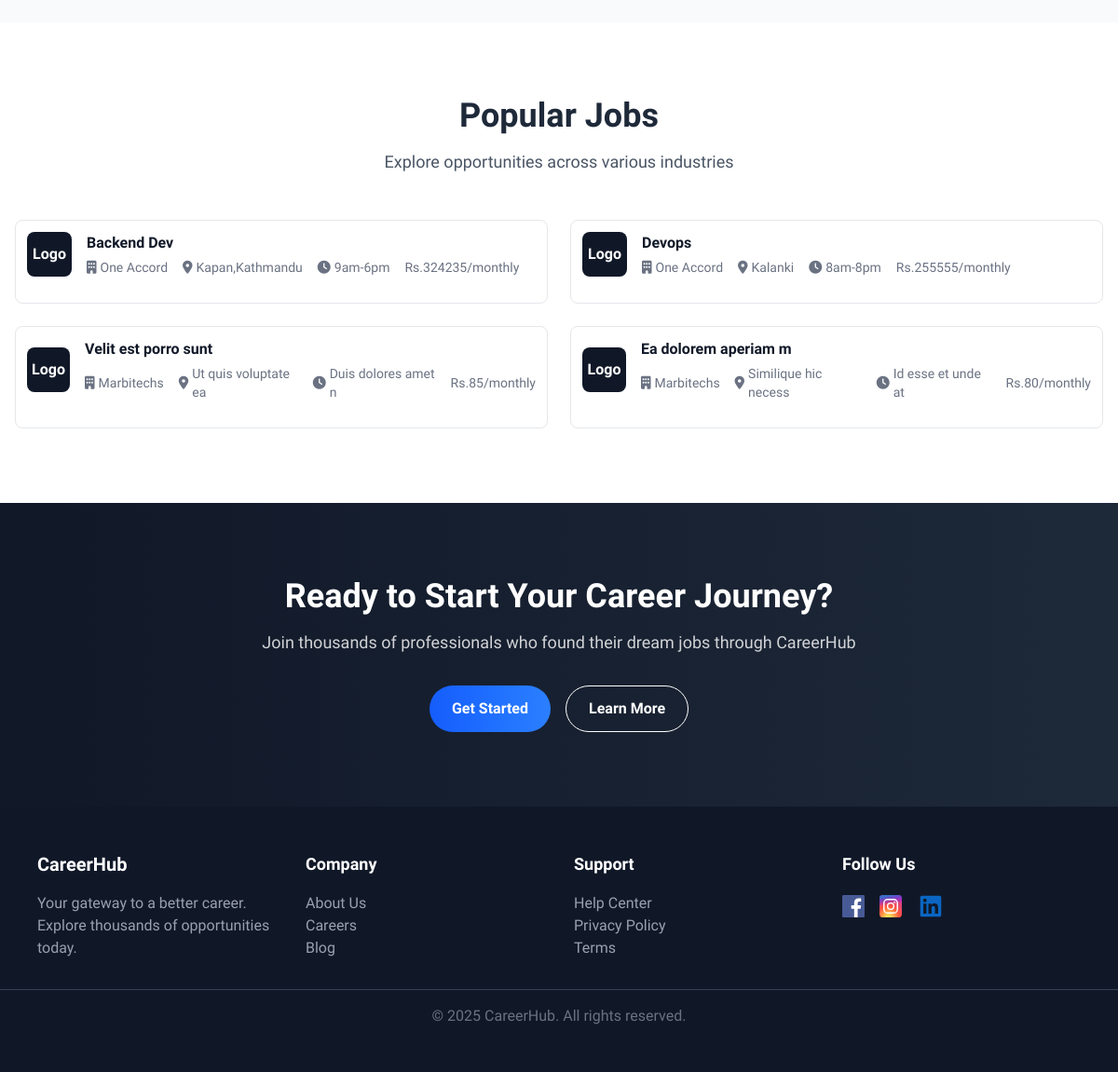
Before: / (lower part) with the older database file.
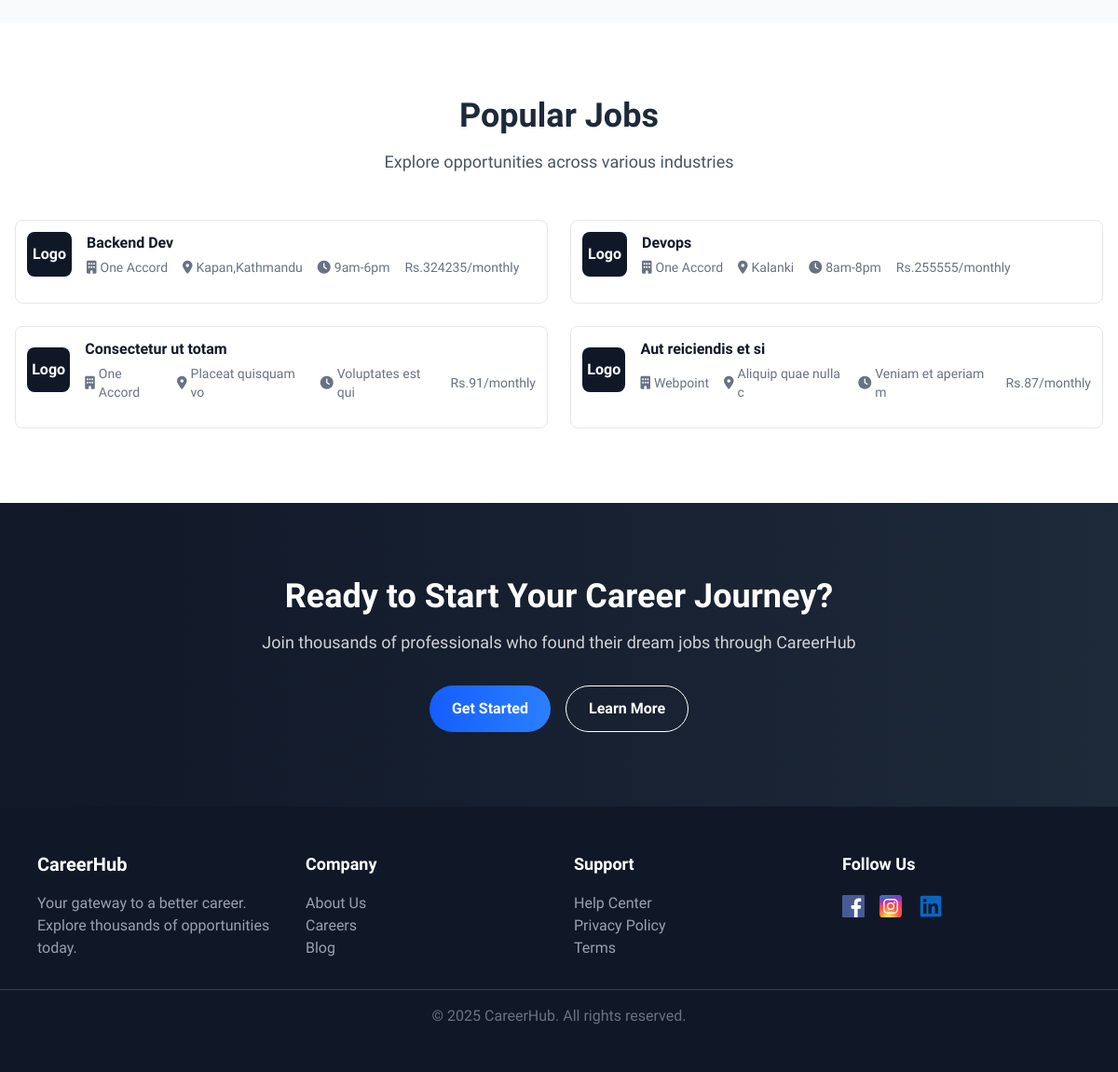
After: the same page with the newer database file.
### job_portal/models.py (models this page shows, shortened)
class JobPost(models.Model):
    company = models.ForeignKey(CompanyProfile, on_delete=models.CASCADE)
    title = models.CharField(max_length=255)
    description = models.TextField()
    location = models.CharField(max_length=255, blank=True, null=True)
    salary = models.DecimalField(max_digits=10, decimal_places=2, blank=True, null=True)
    working_hours=models.CharField(max_length=100, blank=True, null=True)
    posted = models.DateTimeField(auto_now_add=True)

class CompanyProfile(models.Model):
    user = models.OneToOneField(User, on_delete=models.CASCADE,null=True, blank=True,related_name='company_profile')
    company_name = models.CharField(max_length=255, blank=True, null=True)
    company_description = models.TextField(blank=True, null=True)
    def __str__(self):
        return f"{self.company_name}"

### job_portal/views.py (the view)
# urls.py: path('',v.index,name="index" ),
def index(request):
    jobs= JobPost.objects.all()[:4]
    ctx = {
        "jobs": jobs
    }
    return render(request,"index.html",ctx)

### job_portal/context_processors.py (called while the page is built, shortened)
def user_role(request):
    role = None
    return {
        'user_role': role
    }

### job_portal/templates/index.html (shortened to what this page needs)
{% extends 'common/layout.html' %}
{% load static %}
{% block content %}
<link href="https://cdnjs.cloudflare.com/ajax/libs/font-awesome/6.0.0/css/all.min.css" rel="stylesheet">
<main>
  <section class="bg-gray-50 py-20">
  </section>
  <section class="bg-white py-20">
    <div class="mx-auto max-w-7xl px-4">
      <div class="text-center mb-12">
        <h2 class="text-3xl md:text-4xl font-extrabold text-gray-800 mb-4">Popular Jobs</h2>
        <p class="text-gray-600 text-lg max-w-2xl mx-auto">Explore opportunities across various industries</p>
      </div>
      <div class="grid sm:grid-cols-1 md:grid-cols-2 gap-6">
         {% for job in jobs %}
       <a href="{% url 'job_details' job.id %}">
        <div class="bg-white rounded-lg border border-gray-200 p-3 hover:shadow-lg transition-shadow">
          <div class="flex justify-between items-start mb-4">
              <div class="flex items-center space-x-4">
               <div class="w-12 h-12 bg-gray-900 rounded-lg flex items-center justify-center">
                      <span class="text-white font-bold">Logo</span>
                  </div>
                  <div>
                      <h3 class="font-semibold text-gray-900">{{ job.title }}</h3>
                      <div class="flex items-center justify-center space-x-4 text-sm text-gray-500 mt-1">
                          <span class="flex items-center justify-center"><i class="fas fa-building mr-1"></i>{{ job.company }}</span>
                          <span class="flex items-center justify-center"><i class="fas fa-map-marker-alt mr-1"></i>{{ job.location }}</span>
                          <span class="flex items-center justify-center"><i class="fas fa-clock mr-1"></i>{{ job.working_hours }}</span>
                          <span class="flex items-center justify-center">Rs.{{job.salary|floatformat:0 }}/monthly</span>
                      </div>
                  </div>
              </div>
          </div>
        </div>
      </a>
        {% endfor %}
    </div>
  </section>
  <section class="bg-gradient-to-r from-gray-900 to-gray-800 py-20 text-white text-center">
    <div class="max-w-3xl mx-auto px-4">
      <h2 class="text-3xl md:text-4xl font-extrabold mb-4">Ready to Start Your Career Journey?</h2>
      <p class="text-lg text-white/80 mb-8">Join thousands of professionals who found their dream jobs through CareerHub
      </p>
      <div class="flex flex-col sm:flex-row justify-center gap-4">
        <button
          class="bg-gradient-to-r from-blue-600 to-blue-500 hover:from-blue-700 hover:to-blue-600 px-6 py-3 rounded-full font-semibold transition-all">Get
          Started</button>
        <button
          class="border border-white px-6 py-3 rounded-full font-semibold hover:bg-white hover:text-gray-900 transition-all">Learn
          More</button>
      </div>
    </div>
  </section>
</main>
{% endblock %}

Changed rows visible on the page:
removed JobPost: title "Velit est porro sunt", company "Marbitechs", location "Ut quis voluptate ea", working_hours "Duis dolores amet n", salary "85"
removed JobPost: title "Ea dolorem aperiam m", company "Marbitechs", location "Similique hic necess", working_hours "Id esse et unde at", salary "80"
now on this page (row unchanged): JobPost: title "Consectetur ut totam", company "One Accord", location "Placeat quisquam vo", working_hours "Voluptates est qui", salary "91"
now on this page (row unchanged): JobPost: title "Aut reiciendis et si", company "Webpoint", location "Aliquip quae nulla c", working_hours "Veniam et aperiam m", salary "87"
